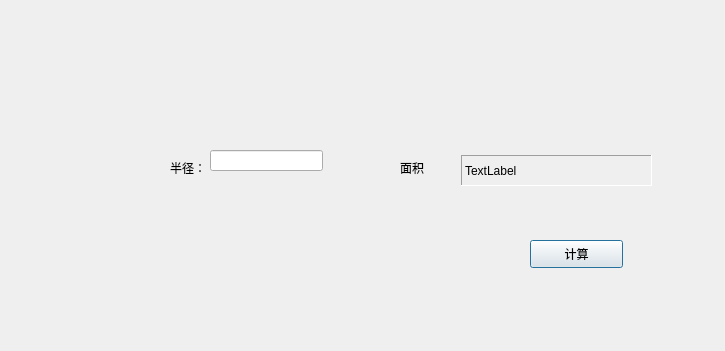
<?xml version="1.0" encoding="UTF-8"?>
<ui version="4.0">
 <class>Dialog</class>
 <widget class="QDialog" name="Dialog">
  <property name="geometry">
   <rect>
    <x>0</x>
    <y>0</y>
    <width>725</width>
    <height>351</height>
   </rect>
  </property>
  <property name="windowTitle">
   <string>Dialog</string>
  </property>
  <widget class="QLabel" name="radiusLable">
   <property name="geometry">
    <rect>
     <x>170</x>
     <y>160</y>
     <width>72</width>
     <height>15</height>
    </rect>
   </property>
   <property name="text">
    <string>半径：</string>
   </property>
  </widget>
  <widget class="QLabel" name="area_l1">
   <property name="geometry">
    <rect>
     <x>400</x>
     <y>160</y>
     <width>72</width>
     <height>15</height>
    </rect>
   </property>
   <property name="text">
    <string>面积</string>
   </property>
  </widget>
  <widget class="QLabel" name="area_l2">
   <property name="geometry">
    <rect>
     <x>461</x>
     <y>155</y>
     <width>191</width>
     <height>31</height>
    </rect>
   </property>
   <property name="frameShape">
    <enum>QFrame::Panel</enum>
   </property>
   <property name="frameShadow">
    <enum>QFrame::Sunken</enum>
   </property>
   <property name="text">
    <string>TextLabel</string>
   </property>
  </widget>
  <widget class="QLineEdit" name="radiusLineEdit">
   <property name="geometry">
    <rect>
     <x>210</x>
     <y>150</y>
     <width>113</width>
     <height>21</height>
    </rect>
   </property>
  </widget>
  <widget class="QPushButton" name="countBtn">
   <property name="geometry">
    <rect>
     <x>530</x>
     <y>240</y>
     <width>93</width>
     <height>28</height>
    </rect>
   </property>
   <property name="text">
    <string>计算</string>
   </property>
  </widget>
 </widget>
 <layoutdefault spacing="6" margin="11"/>
 <resources/>
 <connections/>
</ui>
